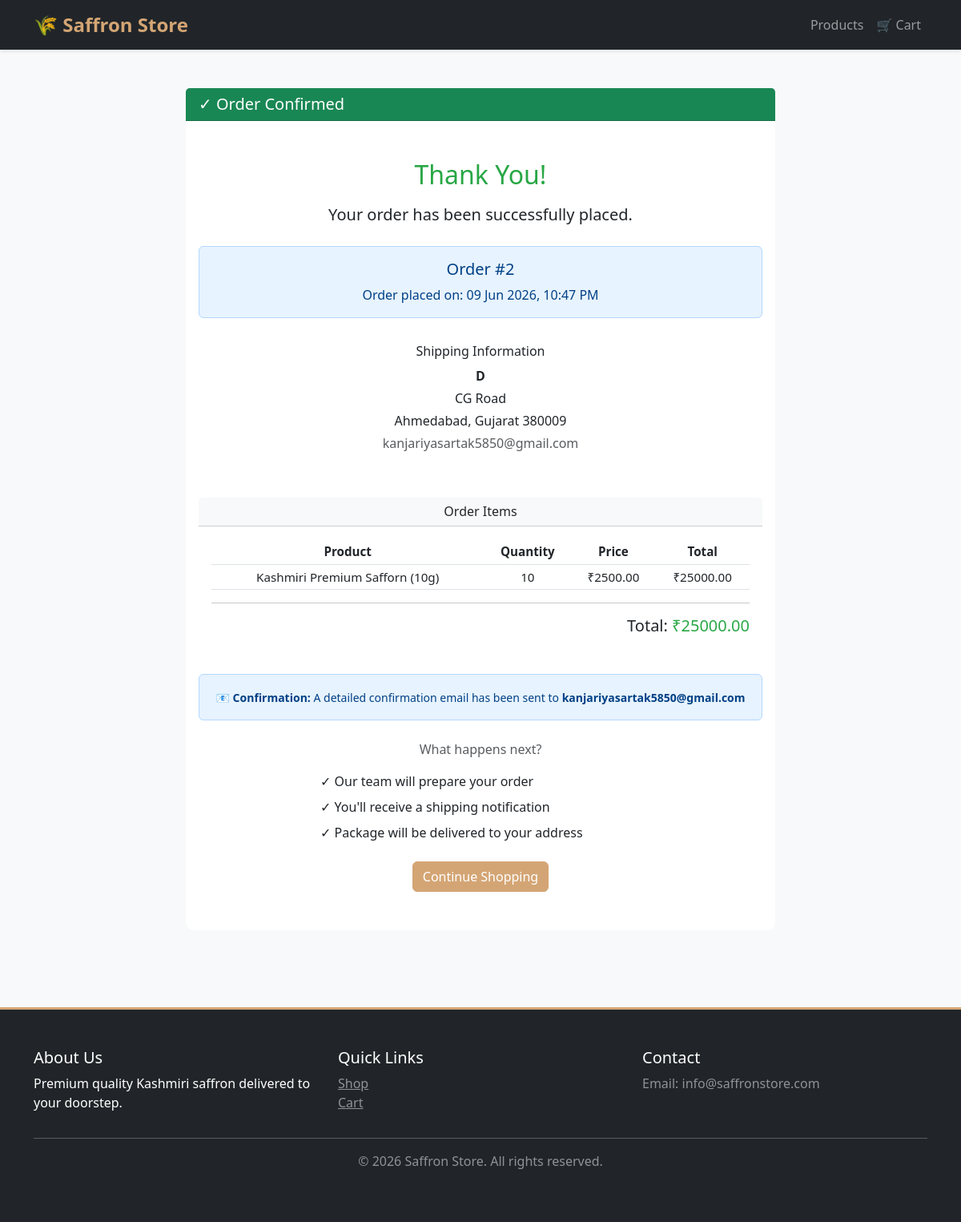
/order/2/success/, run on the app's committed database.
### orders/models.py (models this page shows, shortened)
class Order(models.Model):
    STATUS_CHOICES = [
        ('pending', 'Pending'),
        ('paid', 'Paid'),
        ('shipped', 'Shipped'),
        ('delivered', 'Delivered'),
        ('cancelled', 'Cancelled'),
    ]
    full_name = models.CharField(max_length=200)
    email = models.EmailField()
    phone = models.CharField(max_length=15)
    address = models.TextField()
    city = models.CharField(max_length=100)
    state = models.CharField(max_length=100)
    pincode = models.CharField(max_length=10)
    status = models.CharField(
        max_length=20, choices=STATUS_CHOICES, default='pending'
    )
    razorpay_order_id = models.CharField(max_length=100, blank=True)
    razorpay_payment_id = models.CharField(max_length=100, blank=True)
    total_amount = models.DecimalField(max_digits=8, decimal_places=2)
    created_at = models.DateTimeField(auto_now_add=True)
    class Meta:
        ordering = ['-created_at']

class OrderItem(models.Model):
    order = models.ForeignKey(Order, on_delete=models.CASCADE, related_name='items')
    variant = models.ForeignKey(ProductVariant, on_delete=models.PROTECT)
    quantity = models.PositiveIntegerField(default=1)
    price = models.DecimalField(max_digits=8, decimal_places=2)
    def get_total(self):
        return self.price * self.quantity

### shop/models.py (models this page shows, shortened)
class ProductVariant(models.Model):
    product = models.ForeignKey(Product, on_delete=models.CASCADE, related_name='variants')
    weight_grams = models.PositiveIntegerField()
    price = models.DecimalField(max_digits=8, decimal_places=2)
    stock = models.PositiveIntegerField(default=0)
    class Meta:
        ordering = ['weight_grams']

class Product(models.Model):
    name = models.CharField(max_length=200)
    slug = models.SlugField(unique=True)
    description = models.TextField()
    origin = models.CharField(max_length=100, default='Kashmir, India')
    image = models.ImageField(upload_to='products/')
    is_active = models.BooleanField(default=True)
    created_at = models.DateTimeField(auto_now_add=True)

### shop/views.py (the view)
# urls.py: path('order/<int:order_id>/success/', views.order_success, name='order_success'),
def order_success(request, order_id):
    order = get_object_or_404(Order, id=order_id)
    context = {
        'order': order,
        'order_items': order.items.all(),
    }
    return render(request, 'shop/order_success.html', context)

### templates/shop/order_success.html (shortened to what this page needs)
{% extends 'base.html' %}
{% block content %}
<div class="row justify-content-center">
    <div class="col-lg-8">
        <div class="card border-success">
            <div class="card-header bg-success text-white">
                <h5 class="mb-0">✓ Order Confirmed</h5>
            </div>
            <div class="card-body text-center py-5">
                <h2 class="text-success mb-3">Thank You!</h2>
                <p class="lead mb-4">Your order has been successfully placed.</p>
                <div class="alert alert-info">
                    <h5>Order #{{ order.id }}</h5>
                    <p class="mb-0">Order placed on: {{ order.created_at|date:"d M Y, g:i A" }}</p>
                </div>
                <div class="card mb-4">
                    <div class="card-body">
                        <h6 class="card-title">Shipping Information</h6>
                        <p class="mb-1"><strong>{{ order.full_name }}</strong></p>
                        <p class="mb-1">{{ order.address }}</p>
                        <p class="mb-1">{{ order.city }}, {{ order.state }} {{ order.pincode }}</p>
                        <p class="text-muted">{{ order.email }}</p>
                    </div>
                </div>
                <div class="card mb-4">
                    <div class="card-header bg-light">
                        <h6 class="mb-0">Order Items</h6>
                    </div>
                    <div class="card-body">
                        <table class="table table-sm">
                            <thead>
                                <tr>
                                    <th>Product</th>
                                    <th>Quantity</th>
                                    <th>Price</th>
                                    <th>Total</th>
                                </tr>
                            </thead>
                            <tbody>
                                {% for item in order_items %}
                                    <tr>
                                        <td>{{ item.variant.product.name }} ({{ item.variant.weight_grams }}g)</td>
                                        <td>{{ item.quantity }}</td>
                                        <td>₹{{ item.price }}</td>
                                        <td>₹{{ item.get_total }}</td>
                                    </tr>
                                {% endfor %}
                            </tbody>
                        </table>
                        <hr>
                        <div class="d-flex justify-content-end">
                            <h5>Total: <span class="text-success">₹{{ order.total_amount }}</span></h5>
                        </div>
                    </div>
                </div>
                <div class="alert alert-info">
                    <small>
                        <strong>📧 Confirmation:</strong> A detailed confirmation email has been sent to <strong>{{ order.email }}</strong>
                    </small>
                </div>
                <div class="mt-4">
                    <p class="text-muted mb-3">What happens next?</p>
                    <ul class="list-unstyled text-start" style="max-width: 400px; margin: 0 auto;">
                        <li class="mb-2">✓ Our team will prepare your order</li>
                        <li class="mb-2">✓ You'll receive a shipping notification</li>
                        <li class="mb-2">✓ Package will be delivered to your address</li>
                    </ul>
                </div>
                <div class="mt-4">
                    <a href="{% url 'shop:product_list' %}" class="btn btn-primary">Continue Shopping</a>
                </div>
            </div>
        </div>
    </div>
</div>
{% endblock %}

### static/css/style.css (style rules this page uses)
:root { --saffron-color: #D4A574; --dark-color: #1a1a1a; --success-color: #28a745; }
body { font-family: 'Segoe UI', Tahoma, Geneva, Verdana, sans-serif; background-color: #f8f9fa; }
.card { border: none; border-radius: 10px; transition: transform 0.3s ease, box-shadow 0.3s ease; }
.btn-primary { background-color: var(--saffron-color); border-color: var(--saffron-color); }
.table { font-size: 0.95rem; }
.alert-info { background-color: #e7f3ff; border-color: #b3d9ff; color: #004085; }
.text-success { color: var(--success-color) !important; }

### data on the page
Order: id "2", created_at "09 Jun 2026, 10:47 PM", full_name "D", address "CG Road", city "Ahmedabad", state "Gujarat", pincode "380009", email "kanjariyasartak5850@gmail.com", total_amount "25000.00"
OrderItem: variant.product.name "Kashmiri Premium Safforn", variant.weight_grams "10", quantity "10", price "2500.00", get_total "25000.00"
